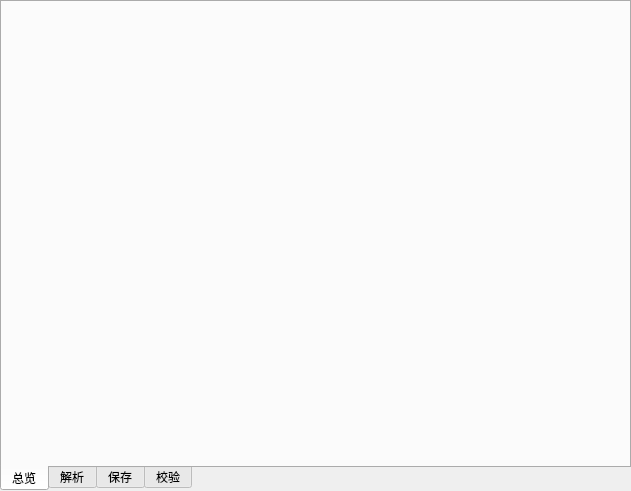
<?xml version="1.0" encoding="UTF-8"?>
<ui version="4.0">
 <class>OutputWnd</class>
 <widget class="QWidget" name="OutputWnd">
  <property name="geometry">
   <rect>
    <x>0</x>
    <y>0</y>
    <width>631</width>
    <height>491</height>
   </rect>
  </property>
  <property name="windowTitle">
   <string>输出</string>
  </property>
  <layout class="QGridLayout" name="gridLayout">
   <property name="leftMargin">
    <number>0</number>
   </property>
   <property name="topMargin">
    <number>0</number>
   </property>
   <property name="rightMargin">
    <number>0</number>
   </property>
   <property name="bottomMargin">
    <number>0</number>
   </property>
   <item row="0" column="0">
    <widget class="QTabWidget" name="m_TabWidget">
     <property name="tabPosition">
      <enum>QTabWidget::South</enum>
     </property>
     <property name="currentIndex">
      <number>0</number>
     </property>
     <widget class="QWidget" name="m_AllInfoPage">
      <attribute name="title">
       <string>总览</string>
      </attribute>
     </widget>
     <widget class="QWidget" name="m_OpenInfoPage">
      <attribute name="title">
       <string>解析</string>
      </attribute>
     </widget>
     <widget class="QWidget" name="m_SaveInfoPage">
      <attribute name="title">
       <string>保存</string>
      </attribute>
     </widget>
     <widget class="QWidget" name="m_AppInfoPage">
      <attribute name="title">
       <string>校验</string>
      </attribute>
     </widget>
    </widget>
   </item>
  </layout>
 </widget>
 <resources/>
 <connections/>
</ui>
